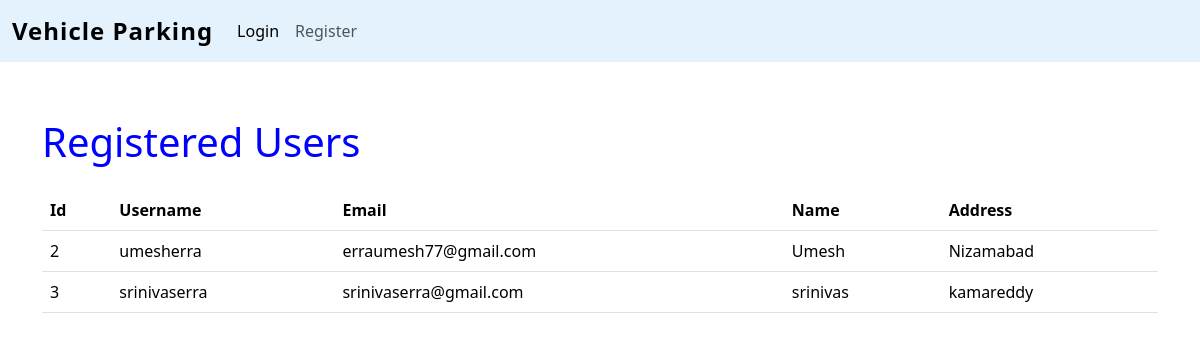
Page /admin_users on the earlier database version.
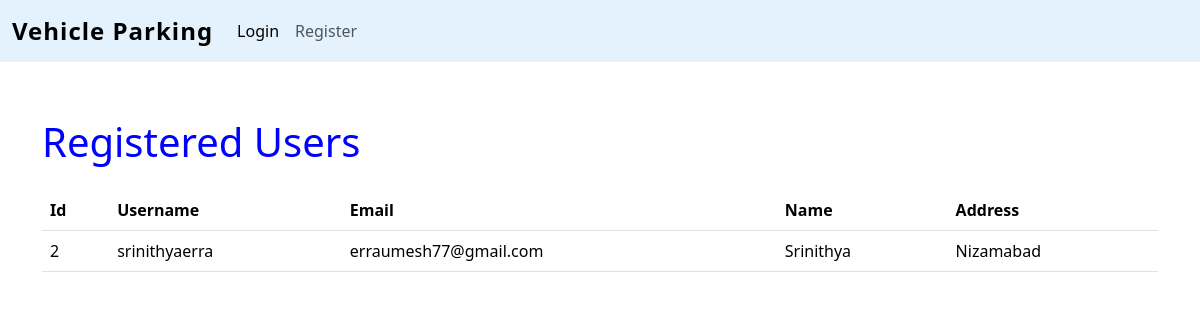
Same page on the later database version.
### controllers/models.py (models this page shows)
class User(db.Model):
    id = db.Column(db.Integer, primary_key=True)
    username = db.Column(db.String(80), unique=True, nullable=False)
    email = db.Column(db.String(120), unique=True, nullable=False)
    passhash = db.Column(db.String(256), nullable=False)
    name = db.Column(db.String(100), nullable=False)
    is_admin = db.Column(db.Boolean,default=False)
    address = db.Column(db.String(200), nullable=False)
    pincode = db.Column(db.String(10), nullable=False)

### controllers/routes.py (the view)
@app.route('/admin_users')
def admin_users():
    user = User.query.all()
    return render_template('admin_users.html',User=user)

### templates/admin_users.html
{%extends 'layout.html'%}
{%block content%}
<h1 class="text-left my-4" style="color:blue">Registered Users</h1>
<table class="table">
  <thead>
    <tr>
            <th scope="col">Id</th>
            <th scope="col">Username</th>
            <th scope="col">Email</th>
            <th scope="col">Name</th>
            <th scope="col">Address</th>
    </tr>
  </thead>
  <tbody>
    {%for x in User%}
        {%if(x.is_admin==False)%}
            <tr>
                <td>{{x.id}}</td>
                <td >{{x.username}}</td>
                <td>{{x.email}}</td>
                <td>{{x.name}}</td>
                <td>{{x.address}}</td>
            {%endif%}
        </tr>
    {%endfor%}
  </tbody>
</table>
{%endblock%}

Differences in the rows shown:
removed User: id "3", username "srinivaserra", email "srinivaserra@gmail.com", name "srinivas", address "kamareddy"
changed User "erraumesh77@gmail.com": username "umesherra" → "srinithyaerra"; name "Umesh" → "Srinithya"
